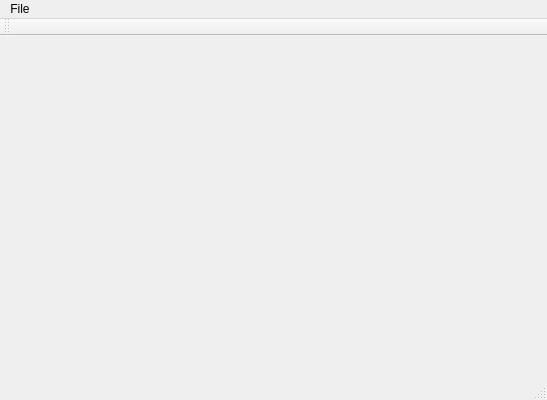
<?xml version="1.0" encoding="UTF-8"?>
<ui version="4.0">
 <class>QtWidgetsApplication2Class</class>
 <widget class="QMainWindow" name="QtWidgetsApplication2Class">
  <property name="geometry">
   <rect>
    <x>0</x>
    <y>0</y>
    <width>547</width>
    <height>400</height>
   </rect>
  </property>
  <property name="windowTitle">
   <string>QtWidgetsApplication2</string>
  </property>
  <widget class="QWidget" name="centralWidget"/>
  <widget class="QMenuBar" name="menuBar">
   <property name="geometry">
    <rect>
     <x>0</x>
     <y>0</y>
     <width>547</width>
     <height>21</height>
    </rect>
   </property>
   <widget class="QMenu" name="menuFile">
    <property name="title">
     <string>File</string>
    </property>
    <widget class="QMenu" name="menuopen">
     <property name="title">
      <string>open</string>
     </property>
     <addaction name="actionimage"/>
     <addaction name="actionplate"/>
     <addaction name="actionrun"/>
    </widget>
    <addaction name="menuopen"/>
    <addaction name="actionexit"/>
   </widget>
   <addaction name="menuFile"/>
  </widget>
  <widget class="QToolBar" name="mainToolBar">
   <attribute name="toolBarArea">
    <enum>TopToolBarArea</enum>
   </attribute>
   <attribute name="toolBarBreak">
    <bool>false</bool>
   </attribute>
  </widget>
  <widget class="QStatusBar" name="statusBar"/>
  <action name="actionexit">
   <property name="text">
    <string>exit</string>
   </property>
  </action>
  <action name="actionimage">
   <property name="text">
    <string>image</string>
   </property>
  </action>
  <action name="actionplate">
   <property name="text">
    <string>plate</string>
   </property>
  </action>
  <action name="actionrun">
   <property name="text">
    <string>run</string>
   </property>
  </action>
 </widget>
 <layoutdefault spacing="6" margin="11"/>
 <resources>
  <include location="QtWidgetsApplication2.qrc"/>
 </resources>
 <connections/>
</ui>
